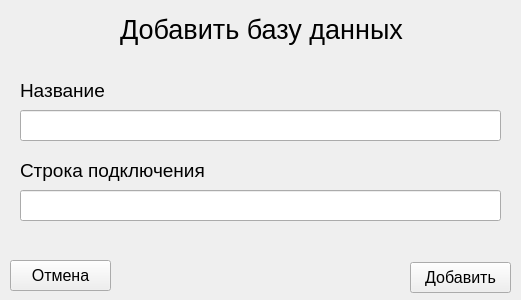
<?xml version="1.0" encoding="UTF-8"?>
<ui version="4.0">
 <class>addDB</class>
 <widget class="QWidget" name="addDB">
  <property name="geometry">
   <rect>
    <x>0</x>
    <y>0</y>
    <width>521</width>
    <height>300</height>
   </rect>
  </property>
  <property name="windowTitle">
   <string>Form</string>
  </property>
  <widget class="QPushButton" name="addButton">
   <property name="geometry">
    <rect>
     <x>410</x>
     <y>262</y>
     <width>101</width>
     <height>31</height>
    </rect>
   </property>
   <property name="font">
    <font>
     <pointsize>12</pointsize>
    </font>
   </property>
   <property name="text">
    <string>Добавить</string>
   </property>
  </widget>
  <widget class="QPushButton" name="closeButton">
   <property name="geometry">
    <rect>
     <x>10</x>
     <y>260</y>
     <width>101</width>
     <height>31</height>
    </rect>
   </property>
   <property name="font">
    <font>
     <pointsize>12</pointsize>
    </font>
   </property>
   <property name="text">
    <string>Отмена</string>
   </property>
  </widget>
  <widget class="QLabel" name="Title">
   <property name="geometry">
    <rect>
     <x>16</x>
     <y>9</y>
     <width>491</width>
     <height>41</height>
    </rect>
   </property>
   <property name="font">
    <font>
     <pointsize>20</pointsize>
    </font>
   </property>
   <property name="text">
    <string>Добавить базу данных</string>
   </property>
   <property name="alignment">
    <set>Qt::AlignCenter</set>
   </property>
  </widget>
  <widget class="QLineEdit" name="lineName">
   <property name="geometry">
    <rect>
     <x>20</x>
     <y>110</y>
     <width>481</width>
     <height>31</height>
    </rect>
   </property>
   <property name="font">
    <font>
     <pointsize>13</pointsize>
    </font>
   </property>
   <property name="text">
    <string/>
   </property>
  </widget>
  <widget class="QLabel" name="labelName">
   <property name="geometry">
    <rect>
     <x>20</x>
     <y>80</y>
     <width>191</width>
     <height>21</height>
    </rect>
   </property>
   <property name="font">
    <font>
     <pointsize>14</pointsize>
    </font>
   </property>
   <property name="text">
    <string>Название</string>
   </property>
  </widget>
  <widget class="QLineEdit" name="lineConnect">
   <property name="geometry">
    <rect>
     <x>20</x>
     <y>190</y>
     <width>481</width>
     <height>31</height>
    </rect>
   </property>
   <property name="font">
    <font>
     <pointsize>13</pointsize>
    </font>
   </property>
   <property name="text">
    <string/>
   </property>
  </widget>
  <widget class="QLabel" name="labelConnect">
   <property name="geometry">
    <rect>
     <x>20</x>
     <y>160</y>
     <width>241</width>
     <height>21</height>
    </rect>
   </property>
   <property name="font">
    <font>
     <pointsize>14</pointsize>
    </font>
   </property>
   <property name="text">
    <string>Строка подключения</string>
   </property>
  </widget>
 </widget>
 <resources/>
 <connections/>
</ui>
